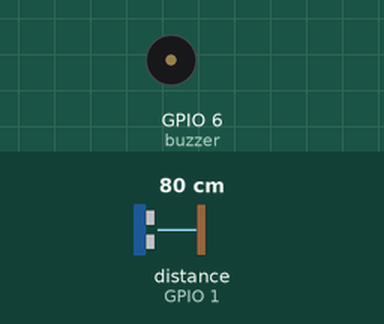
A program run on a simulated ESP32 board running MicroPython. Parts: buzzer (waves = sounding). The test bench sets the inputs (shaded band); at power-on: distance to the obstacle (sensor on GPIO 1) 80 cm. The echo pulse lasts 58.3 µs per cm; what the program prints to the serial console is not drawn.

Above: at 1.2 s.
1.3 s: distance to the obstacle (sensor on GPIO 1) set to 12 cm
4.3 s: distance to the obstacle (sensor on GPIO 1) set to 9 cm
At 5.2 s:
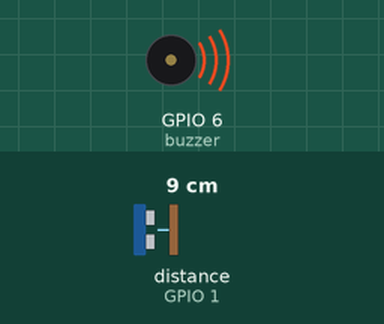
6.0 s: distance to the obstacle (sensor on GPIO 1) set to 4 cm
7.7 s: distance to the obstacle (sensor on GPIO 1) set to 2 cm
At 8.26 s:
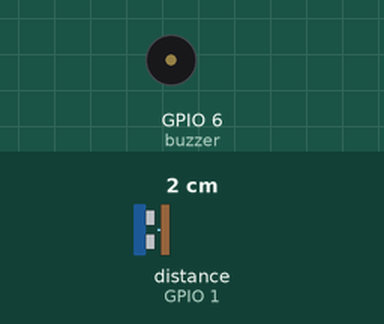
Timing chart, 0 to 11.7 s (numbered marks = the images above; inputs shaded):
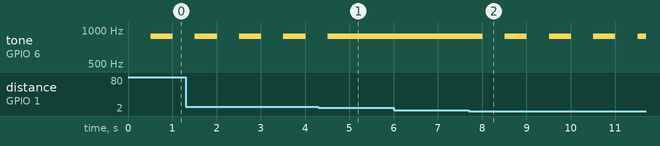

Measured:
- the behaviour switches between 11 and 10 cm on distance to the obstacle (sensor on GPIO 1) (found by bisection; images 0 and 1)
- the behaviour switches between 3 and 2 cm on distance to the obstacle (sensor on GPIO 1) (found by bisection; images 1 and 2)
- after the input at 4.3 s, tone on GPIO 6 (buzzer): goes on until 4.5 s, then stays 880 Hz
- after the input at 6.0 s, every drawn part: stays the same
- after the input at 7.7 s, tone on GPIO 6 (buzzer): alternates 880 Hz for 0.50 s and silent for 0.50 s, starting after 0.31 s
- by itself, tone on GPIO 6 (buzzer): alternates 880 Hz for 0.50 s and silent for 0.50 s

The program:

my__________.py
```python
import machine
import time
from machine import Pin, PWM, Timer

buzzer = PWM(Pin(6), freq=880, duty=0)
trigger = Pin(17, mode=Pin.OUT, pull=None)
echo = Pin(1, mode=Pin.IN, pull=None)
trigger.value(0)

# ---- 내가 바꾸는 값 (s2_거리_소리.py 와 같다) ----
NEAR_CM = 5
FAR_CM = 40
LEVELS = 20
DUTY_TABLE = [10, 12, 15, 19, 23, 28, 35, 43, 52, 65, 79, 98, 120, 148, 182, 224, 275, 338, 416, 512]
DEATH_SOUND = 15
DEATH_DISTANCE = 10

# ---- 인터럽트 깃발 : 알람 ----
ms = 0
flag_10 = False
flag_50 = False
flag_500 = False

def tick(t):
    global ms, flag_10, flag_50, flag_500
    ms += 1
    if ms % 10 == 0:
        flag_10 = True
    if ms % 50 == 0:
        flag_50 = True
    if ms % 500 == 0:
        flag_500 = True

def get_distance_cm():           # 교재 5-3 _2 와 같은 함수 : 못 읽으면 0
    trigger.value(0)
    time.sleep_us(5)
    trigger.value(1)
    time.sleep_us(10)
    trigger.value(0)
    pulse_time = machine.time_pulse_us(echo, 1, 30000)
    distance_cm = (pulse_time / 2) / 29.1
    if 2 <= distance_cm <= 200:
        return distance_cm
    else:
        return 0

def distance_level(cm):          # s2 와 같은 함수
    level = (FAR_CM - cm) * LEVELS // (FAR_CM - NEAR_CM) + 1 # 가까워질 때 소리가 커진다
#   level = (cm - NEAR_CM) * LEVELS // (FAR_CM - NEAR_CM) + 1  # 가까워질때 소리가 작아진다.
    return max(1, min(LEVELS, int(level)))

beep_on = False
cm = 0
level = 10
duty = DUTY_TABLE[level - 1]
last_look = 0                    # 거리를 마지막으로 본 ms
look_gap = 0                     # 거리를 다시 보기까지 걸린 ms


tmr = Timer(0)
tmr.init(period=1, mode=Timer.PERIODIC, callback=tick)

try:
    while True:
        if flag_10:                              # 10 ms : 소리 크기를 부저에 반영한다
            flag_10 = False
            if beep_on:
                buzzer.duty(duty)
            else:
                buzzer.duty(0)

        if flag_50:                              # 50 ms : 거리를 잰다
            flag_50 = False
            cm = get_distance_cm()
            if cm != 0:                          # 0 은 못 읽은 것 : 이전 단계를 그대로 쓴다
                level = distance_level(cm)
                if 0 < cm <= 10:
                    duty = DEATH_SOUND
                else:
                    duty = DUTY_TABLE[level - 1]

        if flag_500:                             # 500 ms : 삑을 켜고 끄고, 쉘에 찍는다
            flag_500 = False
            look_gap = ms - last_look
            last_look = ms
            if 0 < cm <= DEATH_DISTANCE:
                beep_on = True
                print("거리", int(cm), "-> death_sound 출력", duty, "| 센서를 다시 보기까지", look_gap, "ms")
            else:
                beep_on = not beep_on
                print("거리", int(cm), "cm -> 단계", level, "-> duty", duty, "| 센서를 다시 보기까지", look_gap, "ms")


except KeyboardInterrupt:
    pass
finally:
    tmr.deinit()
    buzzer.duty(0)
    buzzer.deinit()
```
